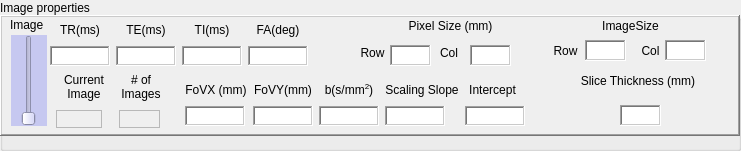
    <widget class="QGroupBox" name="imageBox">
     <property name="geometry">
      <rect>
       <x>10</x>
       <y>325</y>
       <width>741</width>
       <height>151</height>
      </rect>
     </property>
     <property name="title">
      <string>Image properties</string>
     </property>
     <widget class="QFrame" name="frmImageParameters">
      <property name="geometry">
       <rect>
        <x>0</x>
        <y>15</y>
        <width>740</width>
        <height>121</height>
       </rect>
      </property>
      <property name="autoFillBackground">
       <bool>true</bool>
      </property>
      <property name="frameShape">
       <enum>QFrame::WinPanel</enum>
      </property>
      <property name="frameShadow">
       <enum>QFrame::Raised</enum>
      </property>
      <widget class="QSlider" name="vsImage">
       <property name="geometry">
        <rect>
         <x>11</x>
         <y>20</y>
         <width>36</width>
         <height>91</height>
        </rect>
       </property>
       <property name="palette">
        <palette>
         <active>
          <colorrole role="WindowText">
           <brush brushstyle="SolidPattern">
            <color alpha="255">
             <red>0</red>
             <green>0</green>
             <blue>0</blue>
            </color>
           </brush>
          </colorrole>
          <colorrole role="Button">
           <brush brushstyle="SolidPattern">
            <color alpha="255">
             <red>198</red>
             <green>200</green>
             <blue>240</blue>
            </color>
           </brush>
          </colorrole>
          <colorrole role="Light">
           <brush brushstyle="SolidPattern">
            <color alpha="255">
             <red>255</red>
             <green>255</green>
             <blue>255</blue>
            </color>
           </brush>
          </colorrole>
          <colorrole role="Midlight">
           <brush brushstyle="SolidPattern">
            <color alpha="255">
             <red>226</red>
             <green>227</green>
             <blue>247</blue>
            </color>
           </brush>
          </colorrole>
          <colorrole role="Dark">
           <brush brushstyle="SolidPattern">
            <color alpha="255">
             <red>99</red>
             <green>100</green>
             <blue>120</blue>
            </color>
           </brush>
          </colorrole>
          <colorrole role="Mid">
           <brush brushstyle="SolidPattern">
            <color alpha="255">
             <red>132</red>
             <green>133</green>
             <blue>160</blue>
            </color>
           </brush>
          </colorrole>
          <colorrole role="Text">
           <brush brushstyle="SolidPattern">
            <color alpha="255">
             <red>0</red>
             <green>0</green>
             <blue>0</blue>
            </color>
           </brush>
          </colorrole>
          <colorrole role="BrightText">
           <brush brushstyle="SolidPattern">
            <color alpha="255">
             <red>255</red>
             <green>255</green>
             <blue>255</blue>
            </color>
           </brush>
          </colorrole>
          <colorrole role="ButtonText">
           <brush brushstyle="SolidPattern">
            <color alpha="255">
             <red>0</red>
             <green>0</green>
             <blue>0</blue>
            </color>
           </brush>
          </colorrole>
          <colorrole role="Base">
           <brush brushstyle="SolidPattern">
            <color alpha="255">
             <red>255</red>
             <green>255</green>
             <blue>255</blue>
            </color>
           </brush>
          </colorrole>
          <colorrole role="Window">
           <brush brushstyle="SolidPattern">
            <color alpha="255">
             <red>198</red>
             <green>200</green>
             <blue>240</blue>
            </color>
           </brush>
          </colorrole>
          <colorrole role="Shadow">
           <brush brushstyle="SolidPattern">
            <color alpha="255">
             <red>0</red>
             <green>0</green>
             <blue>0</blue>
            </color>
           </brush>
          </colorrole>
          <colorrole role="AlternateBase">
           <brush brushstyle="SolidPattern">
            <color alpha="255">
             <red>226</red>
             <green>227</green>
             <blue>247</blue>
            </color>
           </brush>
          </colorrole>
          <colorrole role="ToolTipBase">
           <brush brushstyle="SolidPattern">
            <color alpha="255">
             <red>255</red>
             <green>255</green>
             <blue>220</blue>
            </color>
           </brush>
          </colorrole>
          <colorrole role="ToolTipText">
           <brush brushstyle="SolidPattern">
            <color alpha="255">
             <red>0</red>
             <green>0</green>
             <blue>0</blue>
            </color>
           </brush>
          </colorrole>
          <colorrole role="PlaceholderText">
           <brush brushstyle="NoBrush">
            <color alpha="128">
             <red>0</red>
             <green>0</green>
             <blue>0</blue>
            </color>
           </brush>
          </colorrole>
         </active>
         <inactive>
          <colorrole role="WindowText">
           <brush brushstyle="SolidPattern">
            <color alpha="255">
             <red>0</red>
             <green>0</green>
             <blue>0</blue>
            </color>
           </brush>
          </colorrole>
          <colorrole role="Button">
           <brush brushstyle="SolidPattern">
            <color alpha="255">
             <red>198</red>
             <green>200</green>
             <blue>240</blue>
            </color>
           </brush>
          </colorrole>
          <colorrole role="Light">
           <brush brushstyle="SolidPattern">
            <color alpha="255">
             <red>255</red>
             <green>255</green>
             <blue>255</blue>
            </color>
           </brush>
          </colorrole>
          <colorrole role="Midlight">
           <brush brushstyle="SolidPattern">
            <color alpha="255">
             <red>226</red>
             <green>227</green>
             <blue>247</blue>
            </color>
           </brush>
          </colorrole>
          <colorrole role="Dark">
           <brush brushstyle="SolidPattern">
            <color alpha="255">
             <red>99</red>
             <green>100</green>
             <blue>120</blue>
            </color>
           </brush>
          </colorrole>
          <colorrole role="Mid">
           <brush brushstyle="SolidPattern">
            <color alpha="255">
             <red>132</red>
             <green>133</green>
             <blue>160</blue>
            </color>
           </brush>
          </colorrole>
          <colorrole role="Text">
           <brush brushstyle="SolidPattern">
            <color alpha="255">
             <red>0</red>
             <green>0</green>
             <blue>0</blue>
            </color>
           </brush>
          </colorrole>
          <colorrole role="BrightText">
           <brush brushstyle="SolidPattern">
            <color alpha="255">
             <red>255</red>
             <green>255</green>
             <blue>255</blue>
            </color>
           </brush>
          </colorrole>
          <colorrole role="ButtonText">
           <brush brushstyle="SolidPattern">
            <color alpha="255">
             <red>0</red>
             <green>0</green>
             <blue>0</blue>
            </color>
           </brush>
          </colorrole>
          <colorrole role="Base">
           <brush brushstyle="SolidPattern">
            <color alpha="255">
             <red>255</red>
             <green>255</green>
             <blue>255</blue>
            </color>
           </brush>
          </colorrole>
          <colorrole role="Window">
           <brush brushstyle="SolidPattern">
            <color alpha="255">
             <red>198</red>
             <green>200</green>
             <blue>240</blue>
            </color>
           </brush>
          </colorrole>
          <colorrole role="Shadow">
           <brush brushstyle="SolidPattern">
            <color alpha="255">
             <red>0</red>
             <green>0</green>
             <blue>0</blue>
            </color>
           </brush>
          </colorrole>
          <colorrole role="AlternateBase">
           <brush brushstyle="SolidPattern">
            <color alpha="255">
             <red>226</red>
             <green>227</green>
             <blue>247</blue>
            </color>
           </brush>
          </colorrole>
          <colorrole role="ToolTipBase">
           <brush brushstyle="SolidPattern">
            <color alpha="255">
             <red>255</red>
             <green>255</green>
             <blue>220</blue>
            </color>
           </brush>
          </colorrole>
          <colorrole role="ToolTipText">
           <brush brushstyle="SolidPattern">
            <color alpha="255">
             <red>0</red>
             <green>0</green>
             <blue>0</blue>
            </color>
           </brush>
          </colorrole>
          <colorrole role="PlaceholderText">
           <brush brushstyle="NoBrush">
            <color alpha="128">
             <red>0</red>
             <green>0</green>
             <blue>0</blue>
            </color>
           </brush>
          </colorrole>
         </inactive>
         <disabled>
          <colorrole role="WindowText">
           <brush brushstyle="SolidPattern">
            <color alpha="255">
             <red>99</red>
             <green>100</green>
             <blue>120</blue>
            </color>
           </brush>
          </colorrole>
          <colorrole role="Button">
           <brush brushstyle="SolidPattern">
            <color alpha="255">
             <red>198</red>
             <green>200</green>
             <blue>240</blue>
            </color>
           </brush>
          </colorrole>
          <colorrole role="Light">
           <brush brushstyle="SolidPattern">
            <color alpha="255">
             <red>255</red>
             <green>255</green>
             <blue>255</blue>
            </color>
           </brush>
          </colorrole>
          <colorrole role="Midlight">
           <brush brushstyle="SolidPattern">
            <color alpha="255">
             <red>226</red>
             <green>227</green>
             <blue>247</blue>
            </color>
           </brush>
          </colorrole>
          <colorrole role="Dark">
           <brush brushstyle="SolidPattern">
            <color alpha="255">
             <red>99</red>
             <green>100</green>
             <blue>120</blue>
            </color>
           </brush>
          </colorrole>
          <colorrole role="Mid">
           <brush brushstyle="SolidPattern">
            <color alpha="255">
             <red>132</red>
             <green>133</green>
             <blue>160</blue>
            </color>
           </brush>
          </colorrole>
          <colorrole role="Text">
           <brush brushstyle="SolidPattern">
            <color alpha="255">
             <red>99</red>
             <green>100</green>
             <blue>120</blue>
            </color>
           </brush>
          </colorrole>
          <colorrole role="BrightText">
           <brush brushstyle="SolidPattern">
            <color alpha="255">
             <red>255</red>
             <green>255</green>
             <blue>255</blue>
            </color>
           </brush>
          </colorrole>
          <colorrole role="ButtonText">
           <brush brushstyle="SolidPattern">
            <color alpha="255">
             <red>99</red>
             <green>100</green>
             <blue>120</blue>
            </color>
           </brush>
          </colorrole>
          <colorrole role="Base">
           <brush brushstyle="SolidPattern">
            <color alpha="255">
             <red>198</red>
             <green>200</green>
             <blue>240</blue>
            </color>
           </brush>
          </colorrole>
          <colorrole role="Window">
           <brush brushstyle="SolidPattern">
            <color alpha="255">
             <red>198</red>
             <green>200</green>
             <blue>240</blue>
            </color>
           </brush>
          </colorrole>
          <colorrole role="Shadow">
           <brush brushstyle="SolidPattern">
            <color alpha="255">
             <red>0</red>
             <green>0</green>
             <blue>0</blue>
            </color>
           </brush>
          </colorrole>
          <colorrole role="AlternateBase">
           <brush brushstyle="SolidPattern">
            <color alpha="255">
             <red>198</red>
             <green>200</green>
             <blue>240</blue>
            </color>
           </brush>
          </colorrole>
          <colorrole role="ToolTipBase">
           <brush brushstyle="SolidPattern">
            <color alpha="255">
             <red>255</red>
             <green>255</green>
             <blue>220</blue>
            </color>
           </brush>
          </colorrole>
          <colorrole role="ToolTipText">
           <brush brushstyle="SolidPattern">
            <color alpha="255">
             <red>0</red>
             <green>0</green>
             <blue>0</blue>
            </color>
           </brush>
          </colorrole>
          <colorrole role="PlaceholderText">
           <brush brushstyle="NoBrush">
            <color alpha="128">
             <red>0</red>
             <green>0</green>
             <blue>0</blue>
            </color>
           </brush>
          </colorrole>
         </disabled>
        </palette>
       </property>
       <property name="toolTip">
        <string>Scrolls through image stack</string>
       </property>
       <property name="autoFillBackground">
        <bool>true</bool>
       </property>
       <property name="minimum">
        <number>1</number>
       </property>
       <property name="pageStep">
        <number>1</number>
       </property>
       <property name="orientation">
        <enum>Qt::Vertical</enum>
       </property>
       <property name="invertedAppearance">
        <bool>false</bool>
       </property>
       <property name="tickPosition">
        <enum>QSlider::NoTicks</enum>
       </property>
      </widget>
      <widget class="QTextEdit" name="lblSliceThickness">
       <property name="geometry">
        <rect>
         <x>620</x>
         <y>90</y>
         <width>41</width>
         <height>21</height>
        </rect>
       </property>
       <property name="frameShape">
        <enum>QFrame::WinPanel</enum>
       </property>
       <property name="verticalScrollBarPolicy">
        <enum>Qt::ScrollBarAlwaysOff</enum>
       </property>
      </widget>
      <widget class="QTextEdit" name="lblColumns">
       <property name="enabled">
        <bool>true</bool>
       </property>
       <property name="geometry">
        <rect>
         <x>665</x>
         <y>25</y>
         <width>41</width>
         <height>21</height>
        </rect>
       </property>
       <property name="frameShape">
        <enum>QFrame::WinPanel</enum>
       </property>
       <property name="verticalScrollBarPolicy">
        <enum>Qt::ScrollBarAlwaysOff</enum>
       </property>
      </widget>
      <widget class="QLabel" name="label_13">
       <property name="geometry">
        <rect>
         <x>580</x>
         <y>50</y>
         <width>116</width>
         <height>32</height>
        </rect>
       </property>
       <property name="text">
        <string>Slice Thickness (mm)</string>
       </property>
       <property name="alignment">
        <set>Qt::AlignCenter</set>
       </property>
       <property name="wordWrap">
        <bool>true</bool>
       </property>
      </widget>
      <widget class="QTextEdit" name="lblRows">
       <property name="enabled">
        <bool>true</bool>
       </property>
       <property name="geometry">
        <rect>
         <x>585</x>
         <y>25</y>
         <width>41</width>
         <height>21</height>
        </rect>
       </property>
       <property name="frameShape">
        <enum>QFrame::WinPanel</enum>
       </property>
       <property name="verticalScrollBarPolicy">
        <enum>Qt::ScrollBarAlwaysOff</enum>
       </property>
      </widget>
      <widget class="QLabel" name="label_18">
       <property name="geometry">
        <rect>
         <x>595</x>
         <y>0</y>
         <width>71</width>
         <height>21</height>
        </rect>
       </property>
       <property name="text">
        <string>ImageSize</string>
       </property>
       <property name="alignment">
        <set>Qt::AlignCenter</set>
       </property>
       <property name="wordWrap">
        <bool>true</bool>
       </property>
      </widget>
      <widget class="QLabel" name="label_21">
       <property name="geometry">
        <rect>
         <x>635</x>
         <y>25</y>
         <width>31</width>
         <height>21</height>
        </rect>
       </property>
       <property name="text">
        <string>Col</string>
       </property>
       <property name="alignment">
        <set>Qt::AlignCenter</set>
       </property>
       <property name="wordWrap">
        <bool>true</bool>
       </property>
      </widget>
      <widget class="QLabel" name="label_24">
       <property name="geometry">
        <rect>
         <x>550</x>
         <y>25</y>
         <width>31</width>
         <height>21</height>
        </rect>
       </property>
       <property name="text">
        <string>Row</string>
       </property>
       <property name="alignment">
        <set>Qt::AlignCenter</set>
       </property>
       <property name="wordWrap">
        <bool>true</bool>
       </property>
      </widget>
      <widget class="QLabel" name="label_20">
       <property name="geometry">
        <rect>
         <x>10</x>
         <y>0</y>
         <width>43</width>
         <height>19</height>
        </rect>
       </property>
       <property name="layoutDirection">
        <enum>Qt::LeftToRight</enum>
       </property>
       <property name="text">
        <string>Image</string>
       </property>
      </widget>
      <widget class="QLabel" name="label_23">
       <property name="geometry">
        <rect>
         <x>400</x>
         <y>0</y>
         <width>101</width>
         <height>21</height>
        </rect>
       </property>
       <property name="text">
        <string>Pixel Size (mm)</string>
       </property>
       <property name="alignment">
        <set>Qt::AlignCenter</set>
       </property>
      </widget>
      <widget class="QLabel" name="label_17">
       <property name="geometry">
        <rect>
         <x>360</x>
         <y>30</y>
         <width>25</width>
         <height>16</height>
        </rect>
       </property>
       <property name="text">
        <string>Row</string>
       </property>
       <property name="alignment">
        <set>Qt::AlignCenter</set>
       </property>
       <property name="wordWrap">
        <bool>true</bool>
       </property>
      </widget>
      <widget class="QTextEdit" name="lblPixelSpacingRow">
       <property name="enabled">
        <bool>true</bool>
       </property>
       <property name="geometry">
        <rect>
         <x>390</x>
         <y>30</y>
         <width>41</width>
         <height>21</height>
        </rect>
       </property>
       <property name="frameShape">
        <enum>QFrame::WinPanel</enum>
       </property>
       <property name="verticalScrollBarPolicy">
        <enum>Qt::ScrollBarAlwaysOff</enum>
       </property>
      </widget>
      <widget class="QLabel" name="label_22">
       <property name="geometry">
        <rect>
         <x>440</x>
         <y>30</y>
         <width>18</width>
         <height>16</height>
        </rect>
       </property>
       <property name="text">
        <string>Col</string>
       </property>
       <property name="alignment">
        <set>Qt::AlignCenter</set>
       </property>
       <property name="wordWrap">
        <bool>true</bool>
       </property>
      </widget>
      <widget class="QTextEdit" name="lblPixelSpacingCol">
       <property name="enabled">
        <bool>true</bool>
       </property>
       <property name="geometry">
        <rect>
         <x>470</x>
         <y>30</y>
         <width>41</width>
         <height>21</height>
        </rect>
       </property>
       <property name="frameShape">
        <enum>QFrame::WinPanel</enum>
       </property>
       <property name="verticalScrollBarPolicy">
        <enum>Qt::ScrollBarAlwaysOff</enum>
       </property>
      </widget>
      <widget class="QLabel" name="lblnImages">
       <property name="geometry">
        <rect>
         <x>119</x>
         <y>95</y>
         <width>41</width>
         <height>18</height>
        </rect>
       </property>
       <property name="frameShape">
        <enum>QFrame::StyledPanel</enum>
       </property>
       <property name="text">
        <string/>
       </property>
      </widget>
      <widget class="QLabel" name="label_10">
       <property name="geometry">
        <rect>
         <x>56</x>
         <y>56</y>
         <width>56</width>
         <height>32</height>
        </rect>
       </property>
       <property name="text">
        <string>Current Image</string>
       </property>
       <property name="alignment">
        <set>Qt::AlignCenter</set>
       </property>
       <property name="wordWrap">
        <bool>true</bool>
       </property>
      </widget>
      <widget class="QLabel" name="lblCurrentImage">
       <property name="geometry">
        <rect>
         <x>56</x>
         <y>95</y>
         <width>46</width>
         <height>18</height>
        </rect>
       </property>
       <property name="frameShape">
        <enum>QFrame::StyledPanel</enum>
       </property>
       <property name="text">
        <string/>
       </property>
      </widget>
      <widget class="QLabel" name="label_11">
       <property name="geometry">
        <rect>
         <x>119</x>
         <y>56</y>
         <width>44</width>
         <height>32</height>
        </rect>
       </property>
       <property name="text">
        <string># of Images</string>
       </property>
       <property name="alignment">
        <set>Qt::AlignCenter</set>
       </property>
       <property name="wordWrap">
        <bool>true</bool>
       </property>
      </widget>
      <widget class="QWidget" name="layoutWidget">
       <property name="geometry">
        <rect>
         <x>50</x>
         <y>5</y>
         <width>312</width>
         <height>46</height>
        </rect>
       </property>
       <layout class="QGridLayout" name="gridLayout_2">
        <property name="sizeConstraint">
         <enum>QLayout::SetMaximumSize</enum>
        </property>
        <item row="0" column="2">
         <widget class="QLabel" name="label_12">
          <property name="text">
           <string>TI(ms)</string>
          </property>
          <property name="alignment">
           <set>Qt::AlignCenter</set>
          </property>
         </widget>
        </item>
        <item row="0" column="0">
         <widget class="QLabel" name="label_15">
          <property name="text">
           <string>TR(ms)</string>
          </property>
          <property name="alignment">
           <set>Qt::AlignCenter</set>
          </property>
         </widget>
        </item>
        <item row="0" column="1">
         <widget class="QLabel" name="label_16">
          <property name="text">
           <string>TE(ms)</string>
          </property>
          <property name="alignment">
           <set>Qt::AlignCenter</set>
          </property>
          <property name="wordWrap">
           <bool>true</bool>
          </property>
         </widget>
        </item>
        <item row="1" column="0">
         <widget class="QTextEdit" name="lblTR">
          <property name="maximumSize">
           <size>
            <width>60</width>
            <height>20</height>
           </size>
          </property>
          <property name="frameShape">
           <enum>QFrame::WinPanel</enum>
          </property>
          <property name="verticalScrollBarPolicy">
           <enum>Qt::ScrollBarAlwaysOff</enum>
          </property>
         </widget>
        </item>
        <item row="0" column="3">
         <widget class="QLabel" name="label_19">
          <property name="text">
           <string>FA(deg)</string>
          </property>
          <property name="alignment">
           <set>Qt::AlignCenter</set>
          </property>
         </widget>
        </item>
        <item row="1" column="2">
         <widget class="QTextEdit" name="lblTI">
          <property name="maximumSize">
           <size>
            <width>60</width>
            <height>20</height>
           </size>
          </property>
          <property name="frameShape">
           <enum>QFrame::WinPanel</enum>
          </property>
          <property name="verticalScrollBarPolicy">
           <enum>Qt::ScrollBarAlwaysOff</enum>
          </property>
         </widget>
        </item>
        <item row="1" column="1">
         <widget class="QTextEdit" name="lblTE">
          <property name="maximumSize">
           <size>
            <width>60</width>
            <height>20</height>
           </size>
          </property>
          <property name="frameShape">
           <enum>QFrame::WinPanel</enum>
          </property>
          <property name="verticalScrollBarPolicy">
           <enum>Qt::ScrollBarAlwaysOff</enum>
          </property>
         </widget>
        </item>
        <item row="1" column="3">
         <widget class="QTextEdit" name="lblFA">
          <property name="maximumSize">
           <size>
            <width>60</width>
            <height>20</height>
           </size>
          </property>
          <property name="frameShape">
           <enum>QFrame::WinPanel</enum>
          </property>
          <property name="verticalScrollBarPolicy">
           <enum>Qt::ScrollBarAlwaysOff</enum>
          </property>
         </widget>
        </item>
       </layout>
      </widget>
      <widget class="QWidget" name="layoutWidget">
       <property name="geometry">
        <rect>
         <x>185</x>
         <y>65</y>
         <width>396</width>
         <height>46</height>
        </rect>
       </property>
       <layout class="QGridLayout" name="gridLayout_3">
        <item row="0" column="0">
         <widget class="QLabel" name="label_33">
          <property name="text">
           <string>FoVX (mm)</string>
          </property>
          <property name="alignment">
           <set>Qt::AlignCenter</set>
          </property>
          <property name="wordWrap">
           <bool>true</bool>
          </property>
         </widget>
        </item>
        <item row="0" column="2">
         <widget class="QLabel" name="label_25">
          <property name="text">
           <string>&lt;html&gt;&lt;head/&gt;&lt;body&gt;&lt;p&gt;b(s/mm&lt;span style=&quot; vertical-align:super;&quot;&gt;2&lt;/span&gt;)&lt;/p&gt;&lt;/body&gt;&lt;/html&gt;</string>
          </property>
          <property name="alignment">
           <set>Qt::AlignCenter</set>
          </property>
          <property name="wordWrap">
           <bool>true</bool>
          </property>
         </widget>
        </item>
        <item row="0" column="1">
         <widget class="QLabel" name="label_32">
          <property name="text">
           <string>FoVY(mm)</string>
          </property>
          <property name="alignment">
           <set>Qt::AlignCenter</set>
          </property>
          <property name="wordWrap">
           <bool>true</bool>
          </property>
         </widget>
        </item>
        <item row="1" column="0">
         <widget class="QTextEdit" name="lblFoVX">
          <property name="maximumSize">
           <size>
            <width>60</width>
            <height>20</height>
           </size>
          </property>
          <property name="frameShape">
           <enum>QFrame::WinPanel</enum>
          </property>
          <property name="verticalScrollBarPolicy">
           <enum>Qt::ScrollBarAlwaysOff</enum>
          </property>
         </widget>
        </item>
        <item row="1" column="1">
         <widget class="QTextEdit" name="lblFoVY">
          <property name="maximumSize">
           <size>
            <width>60</width>
            <height>20</height>
           </size>
          </property>
          <property name="frameShape">
           <enum>QFrame::WinPanel</enum>
          </property>
          <property name="verticalScrollBarPolicy">
           <enum>Qt::ScrollBarAlwaysOff</enum>
          </property>
         </widget>
        </item>
        <item row="1" column="2">
         <widget class="QTextEdit" name="lblbValue">
          <property name="maximumSize">
           <size>
            <width>60</width>
            <height>20</height>
           </size>
          </property>
          <property name="frameShape">
           <enum>QFrame::WinPanel</enum>
          </property>
          <property name="verticalScrollBarPolicy">
           <enum>Qt::ScrollBarAlwaysOff</enum>
          </property>
         </widget>
        </item>
        <item row="1" column="3">
         <widget class="QTextEdit" name="lblScaleSlope">
          <property name="maximumSize">
           <size>
            <width>60</width>
            <height>20</height>
           </size>
          </property>
          <property name="font">
           <font>
            <family>Arial</family>
           </font>
          </property>
          <property name="frameShape">
           <enum>QFrame::WinPanel</enum>
          </property>
          <property name="verticalScrollBarPolicy">
           <enum>Qt::ScrollBarAlwaysOff</enum>
          </property>
         </widget>
        </item>
        <item row="1" column="4" colspan="2">
         <widget class="QTextEdit" name="lblScaleIntercept">
          <property name="maximumSize">
           <size>
            <width>60</width>
            <height>20</height>
           </size>
          </property>
          <property name="font">
           <font>
            <family>Arial</family>
           </font>
          </property>
          <property name="frameShape">
           <enum>QFrame::WinPanel</enum>
          </property>
          <property name="verticalScrollBarPolicy">
           <enum>Qt::ScrollBarAlwaysOff</enum>
          </property>
         </widget>
        </item>
        <item row="0" column="3">
         <widget class="QLabel" name="label_51">
          <property name="text">
           <string>Scaling Slope</string>
          </property>
          <property name="alignment">
           <set>Qt::AlignCenter</set>
          </property>
          <property name="wordWrap">
           <bool>true</bool>
          </property>
         </widget>
        </item>
        <item row="0" column="4">
         <widget class="QLabel" name="label_50">
          <property name="text">
           <string>Intercept</string>
          </property>
          <property name="alignment">
           <set>Qt::AlignCenter</set>
          </property>
          <property name="wordWrap">
           <bool>true</bool>
          </property>
         </widget>
        </item>
       </layout>
      </widget>
      <zorder>layoutWidget</zorder>
      <zorder>layoutWidget</zorder>
      <zorder>label_23</zorder>
      <zorder>label_17</zorder>
      <zorder>lblPixelSpacingRow</zorder>
      <zorder>label_22</zorder>
      <zorder>lblPixelSpacingCol</zorder>
      <zorder>lblnImages</zorder>
      <zorder>label_10</zorder>
      <zorder>lblCurrentImage</zorder>
      <zorder>label_11</zorder>
      <zorder>vsImage</zorder>
      <zorder>lblSliceThickness</zorder>
      <zorder>lblColumns</zorder>
      <zorder>label_13</zorder>
      <zorder>lblRows</zorder>
      <zorder>label_18</zorder>
      <zorder>label_21</zorder>
      <zorder>label_24</zorder>
      <zorder>label_20</zorder>
     </widget>
    </widget>
